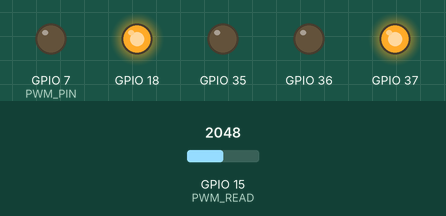
Bench run of a program on a simulated ESP32-S3. Shown: output pins drawn as LEDs (lit = HIGH). The inputs (shaded band) are chosen by the test bench; at power-on: GPIO 15 (PWM_READ) = 2048. What the program prints to the serial monitor is not drawn.

Above: at 1.2 s.
1.3 s: GPIO 15 (PWM_READ) set to 1436
2.8 s: GPIO 15 (PWM_READ) set to 1348
At 3.6 s:
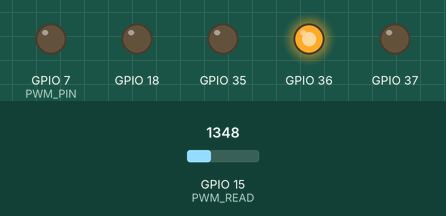
4.3 s: GPIO 15 (PWM_READ) set to 1136
5.8 s: GPIO 15 (PWM_READ) set to 1034
At 7.0 s:
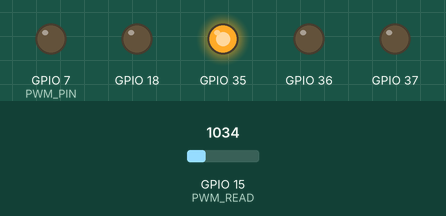
7.3 s: GPIO 15 (PWM_READ) set to 1140
At 8.2 s:
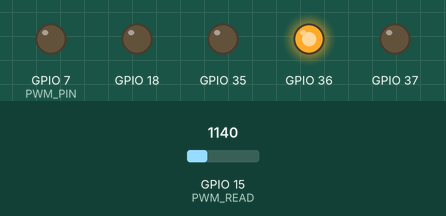
8.8 s: GPIO 15 (PWM_READ) set to 1060
At 9.4 s:
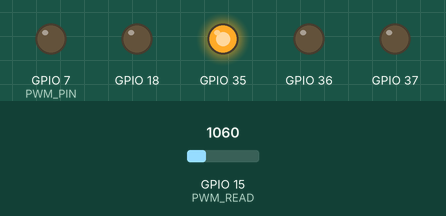
Timing chart, 0 to 11.3 s (numbered marks = the images above; inputs shaded):
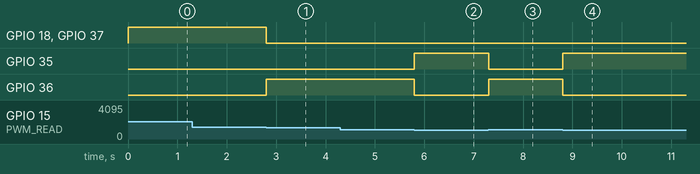

Measured:
- the behaviour switches between 1401 and 1400 on GPIO 15 (PWM_READ) (found by bisection; images 0 and 1)
- the behaviour switches between 1100 and 1099 on GPIO 15 (PWM_READ) (found by bisection; images 1 and 2)
- after the input at 2.8 s, GPIO 18, GPIO 37: HIGH → LOW at once; GPIO 36: LOW → HIGH at once
- after the input at 5.8 s, GPIO 35: LOW → HIGH at once; GPIO 36: HIGH → LOW at once
- after the input at 7.3 s, GPIO 35: HIGH → LOW at once; GPIO 36: LOW → HIGH at once
- after the input at 8.8 s, GPIO 35: LOW → HIGH at once; GPIO 36: HIGH → LOW at once

The program:

main.cpp
```cpp
#include <Arduino.h>

#define PWM_CHANNEL 0
#define PWM_FREQ 5000  // Frequency in Hz
#define PWM_RES 10      // Resolution: 10 bit
#define PWM_PIN 7
#define PWM_READ 15

// put function declarations here:
void pinSetup();
int readMoisture();


void setup() {
  Serial.begin(115200);
  pinSetup();

}


void loop() {
  if (readMoisture() > 1400) {
    Serial.println("red");
    digitalWrite(37, HIGH);
    digitalWrite(36, LOW);
    digitalWrite(35, LOW);
    digitalWrite(18,HIGH);

  } else if(readMoisture()<1100) {
    Serial.println("green");
    digitalWrite(37, LOW);
    digitalWrite(36, LOW);
    digitalWrite(35, HIGH);
    digitalWrite(18,LOW);
  }
  else
  {
    Serial.println("blue");
    digitalWrite(37, LOW);
    digitalWrite(36, HIGH);
    digitalWrite(35, LOW);
    digitalWrite(18,LOW);
  }
}
void pinSetup(){
  pinMode(37, OUTPUT);
  pinMode(36, OUTPUT);
  pinMode(18, OUTPUT);
  pinMode(35, OUTPUT);
  ledcSetup(PWM_CHANNEL, PWM_FREQ, PWM_RES);
  ledcAttachPin(PWM_PIN, PWM_CHANNEL);
}
int readMoisture(){
    ledcWrite(PWM_CHANNEL,1);
    int sensorValue = analogRead(PWM_READ);
    Serial.println(sensorValue);
    return sensorValue;
}
```
